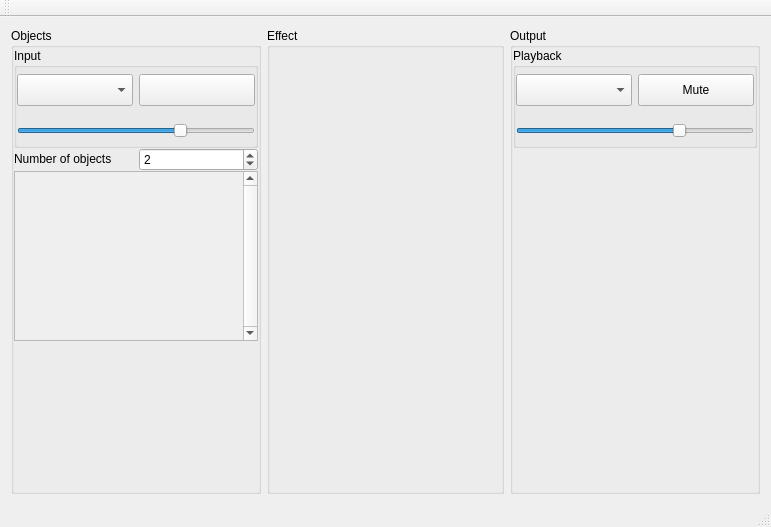
<?xml version="1.0" encoding="UTF-8"?>
<ui version="4.0">
 <author>Andrés González Fornell</author>
 <class>MainWindow</class>
 <widget class="QMainWindow" name="MainWindow">
  <property name="windowModality">
   <enum>Qt::WindowModal</enum>
  </property>
  <property name="geometry">
   <rect>
    <x>0</x>
    <y>0</y>
    <width>771</width>
    <height>527</height>
   </rect>
  </property>
  <property name="sizePolicy">
   <sizepolicy hsizetype="Maximum" vsizetype="Preferred">
    <horstretch>0</horstretch>
    <verstretch>0</verstretch>
   </sizepolicy>
  </property>
  <property name="windowTitle">
   <string>MainWindow</string>
  </property>
  <widget class="QWidget" name="window">
   <layout class="QHBoxLayout" name="horizontalLayout">
    <item>
     <widget class="QGroupBox" name="objects">
      <property name="minimumSize">
       <size>
        <width>250</width>
        <height>0</height>
       </size>
      </property>
      <property name="maximumSize">
       <size>
        <width>250</width>
        <height>16777215</height>
       </size>
      </property>
      <property name="title">
       <string>Objects</string>
      </property>
      <layout class="QVBoxLayout" name="verticalLayout">
       <property name="spacing">
        <number>0</number>
       </property>
       <property name="leftMargin">
        <number>0</number>
       </property>
       <property name="topMargin">
        <number>0</number>
       </property>
       <property name="rightMargin">
        <number>0</number>
       </property>
       <property name="bottomMargin">
        <number>0</number>
       </property>
       <item>
        <widget class="QGroupBox" name="device">
         <property name="sizePolicy">
          <sizepolicy hsizetype="Preferred" vsizetype="MinimumExpanding">
           <horstretch>0</horstretch>
           <verstretch>0</verstretch>
          </sizepolicy>
         </property>
         <property name="minimumSize">
          <size>
           <width>0</width>
           <height>100</height>
          </size>
         </property>
         <property name="maximumSize">
          <size>
           <width>16777215</width>
           <height>100</height>
          </size>
         </property>
         <property name="title">
          <string>Input</string>
         </property>
         <layout class="QVBoxLayout" name="verticalLayout_3">
          <property name="spacing">
           <number>0</number>
          </property>
          <property name="leftMargin">
           <number>0</number>
          </property>
          <property name="topMargin">
           <number>0</number>
          </property>
          <property name="rightMargin">
           <number>0</number>
          </property>
          <property name="bottomMargin">
           <number>0</number>
          </property>
          <item>
           <layout class="QHBoxLayout" name="device_control_1">
            <item>
             <widget class="QComboBox" name="device_selector">
              <property name="sizePolicy">
               <sizepolicy hsizetype="Preferred" vsizetype="Maximum">
                <horstretch>0</horstretch>
                <verstretch>0</verstretch>
               </sizepolicy>
              </property>
              <property name="minimumSize">
               <size>
                <width>0</width>
                <height>32</height>
               </size>
              </property>
              <property name="maximumSize">
               <size>
                <width>16777215</width>
                <height>32</height>
               </size>
              </property>
             </widget>
            </item>
            <item>
             <widget class="QPushButton" name="device_muting">
              <property name="sizePolicy">
               <sizepolicy hsizetype="Minimum" vsizetype="Maximum">
                <horstretch>0</horstretch>
                <verstretch>0</verstretch>
               </sizepolicy>
              </property>
              <property name="minimumSize">
               <size>
                <width>0</width>
                <height>32</height>
               </size>
              </property>
              <property name="maximumSize">
               <size>
                <width>16777215</width>
                <height>32</height>
               </size>
              </property>
              <property name="text">
               <string/>
              </property>
             </widget>
            </item>
           </layout>
          </item>
          <item>
           <layout class="QVBoxLayout" name="device_control_2">
            <property name="sizeConstraint">
             <enum>QLayout::SetDefaultConstraint</enum>
            </property>
            <item>
             <widget class="QWidget" name="device_volumeter" native="true">
              <property name="sizePolicy">
               <sizepolicy hsizetype="Expanding" vsizetype="Preferred">
                <horstretch>0</horstretch>
                <verstretch>0</verstretch>
               </sizepolicy>
              </property>
              <property name="minimumSize">
               <size>
                <width>200</width>
                <height>5</height>
               </size>
              </property>
              <property name="maximumSize">
               <size>
                <width>16777215</width>
                <height>5</height>
               </size>
              </property>
             </widget>
            </item>
            <item>
             <widget class="QSlider" name="device_level">
              <property name="maximum">
               <number>100</number>
              </property>
              <property name="value">
               <number>70</number>
              </property>
              <property name="orientation">
               <enum>Qt::Horizontal</enum>
              </property>
             </widget>
            </item>
           </layout>
          </item>
         </layout>
        </widget>
       </item>
       <item>
        <layout class="QHBoxLayout" name="objects_number_layout">
         <item>
          <widget class="QLabel" name="objects_number_label">
           <property name="maximumSize">
            <size>
             <width>16777215</width>
             <height>20</height>
            </size>
           </property>
           <property name="text">
            <string>Number of objects</string>
           </property>
          </widget>
         </item>
         <item>
          <widget class="QSpinBox" name="objects_number">
           <property name="specialValueText">
            <string/>
           </property>
           <property name="minimum">
            <number>1</number>
           </property>
           <property name="maximum">
            <number>10</number>
           </property>
           <property name="value">
            <number>2</number>
           </property>
          </widget>
         </item>
        </layout>
       </item>
       <item>
        <widget class="QScrollArea" name="objects_configuration">
         <property name="sizePolicy">
          <sizepolicy hsizetype="Preferred" vsizetype="Preferred">
           <horstretch>13</horstretch>
           <verstretch>0</verstretch>
          </sizepolicy>
         </property>
         <property name="frameShape">
          <enum>QFrame::StyledPanel</enum>
         </property>
         <property name="frameShadow">
          <enum>QFrame::Sunken</enum>
         </property>
         <property name="verticalScrollBarPolicy">
          <enum>Qt::ScrollBarAlwaysOn</enum>
         </property>
         <property name="horizontalScrollBarPolicy">
          <enum>Qt::ScrollBarAlwaysOff</enum>
         </property>
         <property name="sizeAdjustPolicy">
          <enum>QAbstractScrollArea::AdjustToContents</enum>
         </property>
         <property name="widgetResizable">
          <bool>true</bool>
         </property>
         <property name="alignment">
          <set>Qt::AlignLeading|Qt::AlignLeft|Qt::AlignTop</set>
         </property>
         <widget class="QWidget" name="objects_list">
          <property name="geometry">
           <rect>
            <x>0</x>
            <y>0</y>
            <width>226</width>
            <height>91</height>
           </rect>
          </property>
          <layout class="QVBoxLayout" name="objects_list_layout">
           <property name="leftMargin">
            <number>5</number>
           </property>
           <property name="topMargin">
            <number>5</number>
           </property>
           <property name="rightMargin">
            <number>5</number>
           </property>
           <property name="bottomMargin">
            <number>5</number>
           </property>
          </layout>
         </widget>
        </widget>
       </item>
       <item>
        <widget class="QWidget" name="objects_chart" native="true">
         <property name="minimumSize">
          <size>
           <width>200</width>
           <height>150</height>
          </size>
         </property>
         <property name="maximumSize">
          <size>
           <width>300</width>
           <height>150</height>
          </size>
         </property>
         <property name="toolTipDuration">
          <number>-1</number>
         </property>
        </widget>
       </item>
      </layout>
     </widget>
    </item>
    <item>
     <widget class="QGroupBox" name="effect">
      <property name="title">
       <string>Effect</string>
      </property>
     </widget>
    </item>
    <item>
     <widget class="QGroupBox" name="output">
      <property name="minimumSize">
       <size>
        <width>250</width>
        <height>0</height>
       </size>
      </property>
      <property name="maximumSize">
       <size>
        <width>250</width>
        <height>16777215</height>
       </size>
      </property>
      <property name="title">
       <string>Output</string>
      </property>
      <layout class="QVBoxLayout" name="verticalLayout_2">
       <property name="leftMargin">
        <number>0</number>
       </property>
       <property name="topMargin">
        <number>0</number>
       </property>
       <property name="rightMargin">
        <number>0</number>
       </property>
       <property name="bottomMargin">
        <number>0</number>
       </property>
       <item>
        <widget class="QGroupBox" name="playback">
         <property name="minimumSize">
          <size>
           <width>0</width>
           <height>100</height>
          </size>
         </property>
         <property name="maximumSize">
          <size>
           <width>16777215</width>
           <height>100</height>
          </size>
         </property>
         <property name="title">
          <string>Playback</string>
         </property>
         <layout class="QVBoxLayout" name="verticalLayout_5">
          <property name="spacing">
           <number>0</number>
          </property>
          <property name="leftMargin">
           <number>0</number>
          </property>
          <property name="topMargin">
           <number>0</number>
          </property>
          <property name="rightMargin">
           <number>0</number>
          </property>
          <property name="bottomMargin">
           <number>0</number>
          </property>
          <item>
           <layout class="QHBoxLayout" name="playback_control_1">
            <item>
             <widget class="QComboBox" name="playback_device">
              <property name="sizePolicy">
               <sizepolicy hsizetype="Preferred" vsizetype="Maximum">
                <horstretch>0</horstretch>
                <verstretch>0</verstretch>
               </sizepolicy>
              </property>
              <property name="minimumSize">
               <size>
                <width>0</width>
                <height>32</height>
               </size>
              </property>
              <property name="maximumSize">
               <size>
                <width>16777215</width>
                <height>32</height>
               </size>
              </property>
             </widget>
            </item>
            <item>
             <widget class="QPushButton" name="playback_pause">
              <property name="sizePolicy">
               <sizepolicy hsizetype="Minimum" vsizetype="Maximum">
                <horstretch>0</horstretch>
                <verstretch>0</verstretch>
               </sizepolicy>
              </property>
              <property name="minimumSize">
               <size>
                <width>0</width>
                <height>32</height>
               </size>
              </property>
              <property name="maximumSize">
               <size>
                <width>16777215</width>
                <height>32</height>
               </size>
              </property>
              <property name="text">
               <string>Mute</string>
              </property>
             </widget>
            </item>
           </layout>
          </item>
          <item>
           <layout class="QVBoxLayout" name="playback_control_2">
            <item>
             <widget class="QWidget" name="playback_level" native="true">
              <property name="sizePolicy">
               <sizepolicy hsizetype="Expanding" vsizetype="Preferred">
                <horstretch>0</horstretch>
                <verstretch>0</verstretch>
               </sizepolicy>
              </property>
              <property name="minimumSize">
               <size>
                <width>200</width>
                <height>5</height>
               </size>
              </property>
              <property name="maximumSize">
               <size>
                <width>16777215</width>
                <height>5</height>
               </size>
              </property>
             </widget>
            </item>
            <item>
             <widget class="QSlider" name="playback_volume">
              <property name="maximum">
               <number>100</number>
              </property>
              <property name="value">
               <number>70</number>
              </property>
              <property name="orientation">
               <enum>Qt::Horizontal</enum>
              </property>
             </widget>
            </item>
           </layout>
          </item>
         </layout>
        </widget>
       </item>
       <item>
        <widget class="QWidget" name="output_time" native="true"/>
       </item>
      </layout>
     </widget>
    </item>
   </layout>
  </widget>
  <widget class="QMenuBar" name="menuBar">
   <property name="geometry">
    <rect>
     <x>0</x>
     <y>0</y>
     <width>771</width>
     <height>22</height>
    </rect>
   </property>
  </widget>
  <widget class="QToolBar" name="mainToolBar">
   <attribute name="toolBarArea">
    <enum>TopToolBarArea</enum>
   </attribute>
   <attribute name="toolBarBreak">
    <bool>false</bool>
   </attribute>
  </widget>
  <widget class="QStatusBar" name="statusBar"/>
 </widget>
 <layoutdefault spacing="6" margin="11"/>
 <resources/>
 <connections/>
</ui>
